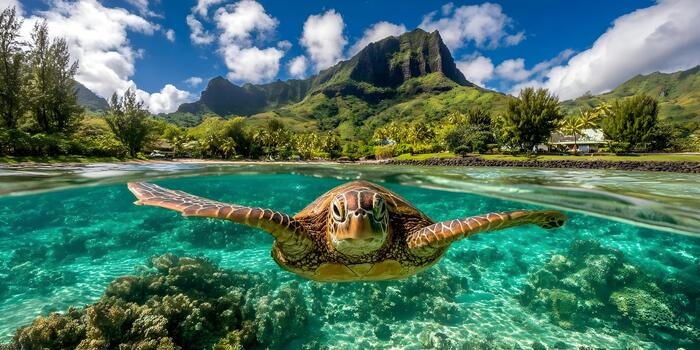
#> input picture image2.jpg, 700 x 350 px, found by its file name
$ python cv_lab_08.py
#> lines starting #> are read from the running program, lines starting #| are printed output that depends on the picture; after the words box and inside, x2 and y2 are one past the last pixel; in counts of white or black regions, pixels touching at a corner belong together
# -*- coding: utf-8 -*-
"""cv lab-08.ipynb

Automatically generated by Colab.

Original file is located at
    https://colab.research.google.com/drive/1fxjZ5zRKl0JTHWq-FTeFDi4GzxPKF1KO
"""

import cv2
import numpy as np
import matplotlib.pyplot as plt

def show_image(title, img, cmap=None):
   plt.figure(figsize=(8, 8))
   plt.title(title)
   if cmap:
    plt.imshow(img, cmap=cmap)
   else:
     plt.imshow(cv2.cvtColor(img, cv2.COLOR_BGR2RGB))
   plt.axis('off')
   plt.show()
img = cv2.imread('/content/image2.jpg')
#> img is the input picture: shape (350, 700, 3); mean B, G, R 101.1, 118.7, 78.5
if img is None:
  print("Error: Image not found.")
else:
  gray = cv2.cvtColor(img, cv2.COLOR_BGR2GRAY)
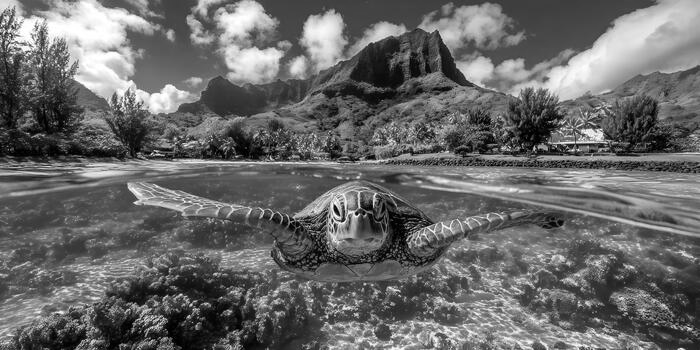
#> gray: shape (350, 700); min 0, max 255, mean 104.7
  gray = np.float32(gray)
  dst = cv2.cornerHarris(gray, 2, 3, 0.04)
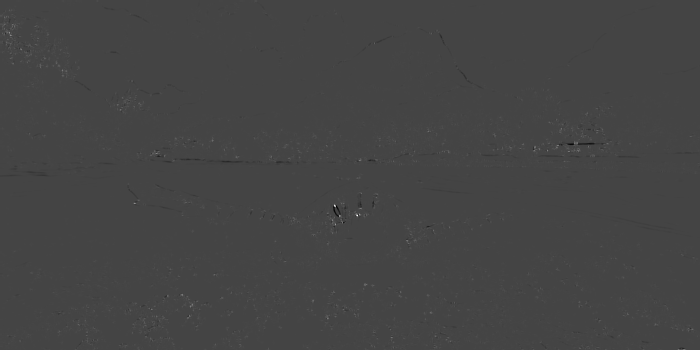
#> dst: shape (350, 700) float32; min -41422240, max 111986144, mean 96878; drawn with min black and max white
  dst = cv2.dilate(dst, None)
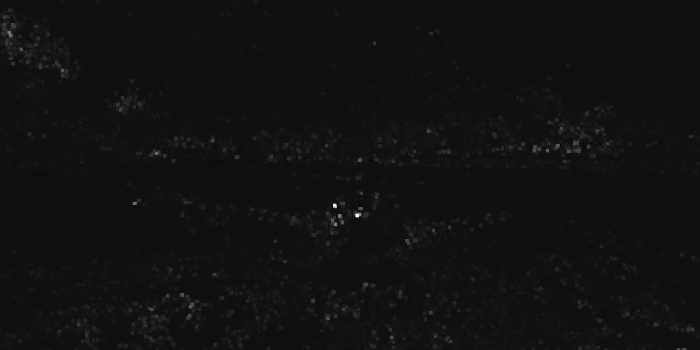
#> dst: shape (350, 700) float32; min -7416571.5, max 111986144, mean 753166.2; drawn with min black and max white
  img[dst > 0.01 * dst.max()] = [0, 0, 255]
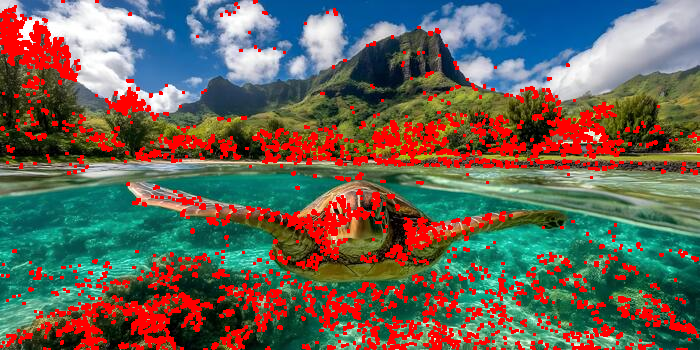
#> img: shape (350, 700, 3); 15.38% of pixels changed, all inside (x1, y1, x2, y2) = (0, 0, 700, 350)
  show_image("Corner Detection", img)

$ run again, with download (1).png saved as image2.jpg
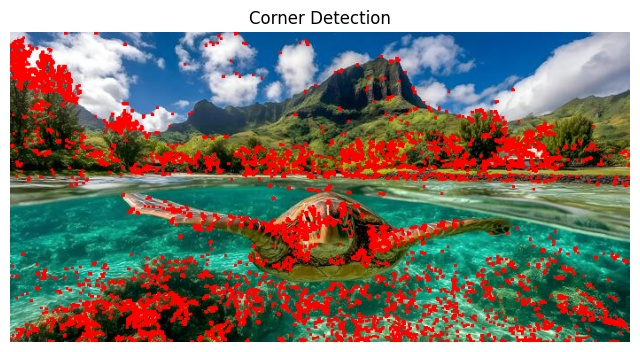
#> input picture download (1).png, 640 x 352 px, found by its file name
#> img is the input picture: shape (352, 640, 3); mean B, G, R 111.4, 121.7, 123.8
#> `dst = cv2.dilate(dst, None)`:
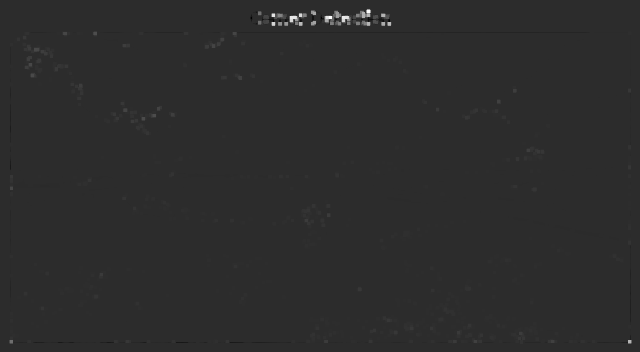
#> dst: shape (352, 640) float32; min -76250888, max 365011072, mean 915182.1; drawn with min black and max white
#> `img[dst > 0.01 * dst.max()] = [0, 0, 255]`:
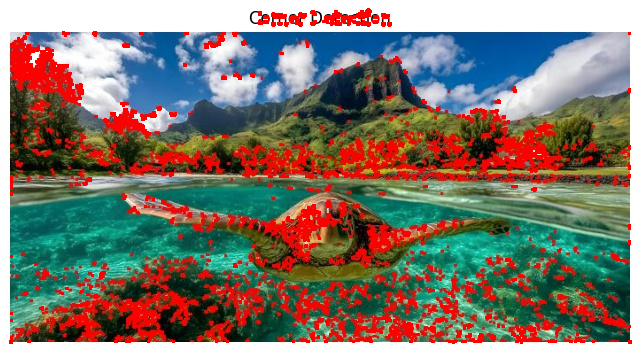
#> img: shape (352, 640, 3); 2.78% of pixels changed, all inside (x1, y1, x2, y2) = (9, 8, 632, 344)
